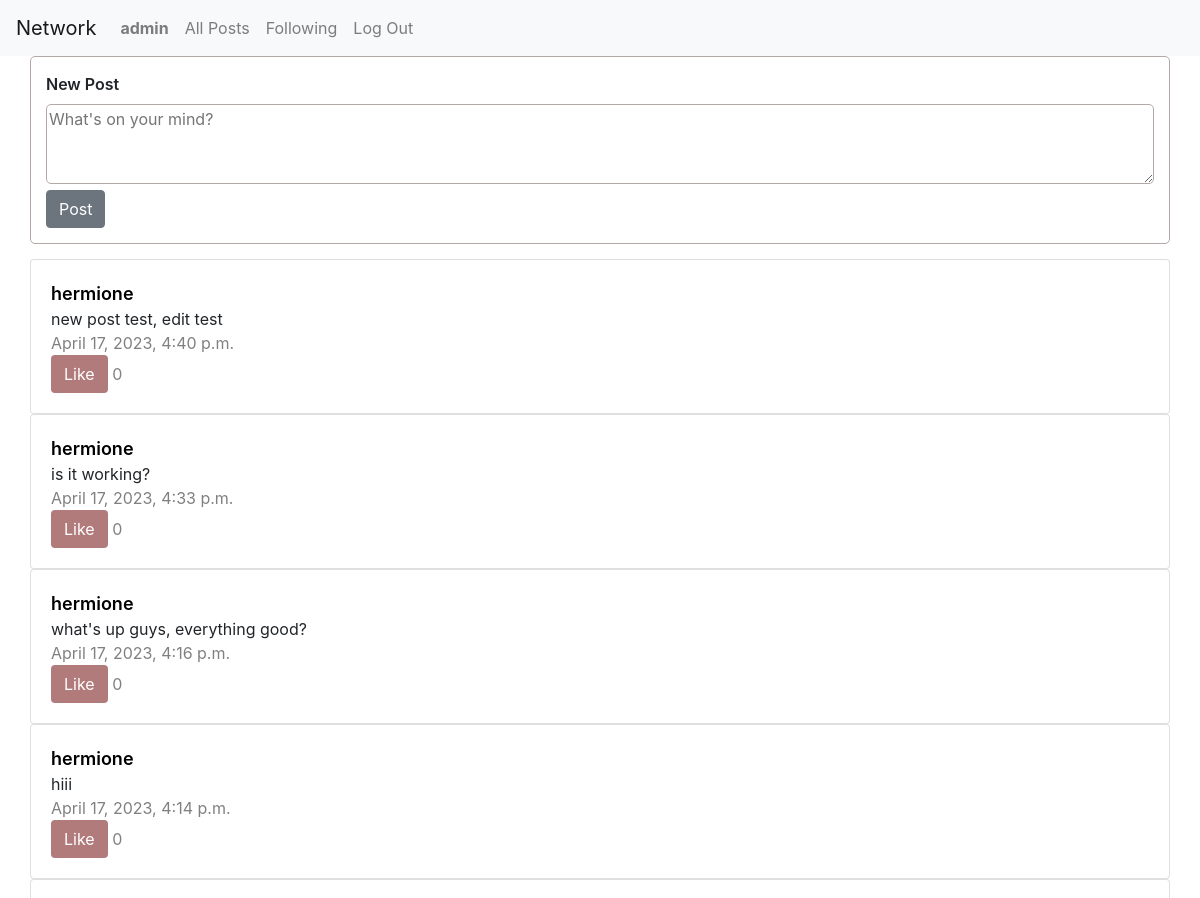
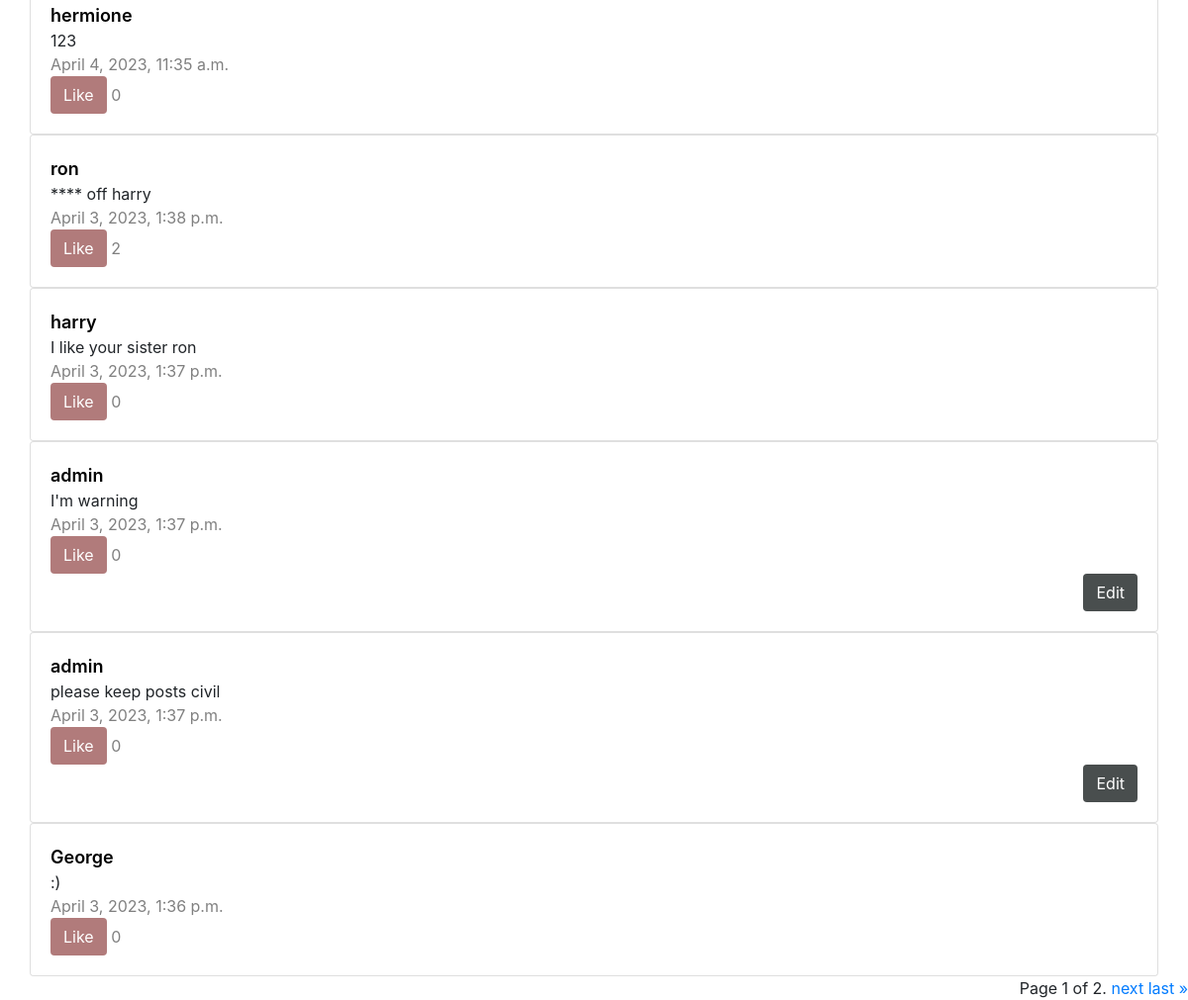
Screenshot of / (signed in) with the database file from the repository (2 pictures, top to bottom).
### network/models.py (models this page shows, shortened)
class User(AbstractUser):
    follower_users = models.ManyToManyField("self",blank=True, symmetrical= False, related_name="follower")
    following_users = models.ManyToManyField("self",blank=True, symmetrical= False, related_name="following")
    def __str__(self):
        return f"{self.username}"

class Post(models.Model):
    creator = models.ForeignKey(User, on_delete=models.CASCADE, blank=True, null=True, related_name="creator")
    content = models.CharField(max_length=128, null=True)
    timestamp = models.DateTimeField(default=timezone.now)
    likes = models.ManyToManyField(User, blank=True, related_name="likes")

### network/views.py (the view)
# urls.py: path("", views.index, name="index"),
def index(request):
    user = request.user
    post_list = Post.objects.all().order_by('-timestamp')
    paginator = Paginator(post_list, 10)
    page_number = request.GET.get('page')
    page_obj = paginator.get_page(page_number)
    return render(request, "network/index.html",{
       "posts": page_obj,
       "user": user,
    })

### network/templates/network/index.html (shortened to what this page needs)
{% extends "network/layout.html" %} {% load static %} {% block body %}
{% if user.is_authenticated %}
<form id="newpostForm" method="POST" , action="{% url 'newPost' %}">
	<div class="new-post-outer">
		<div class="new-post-inner">
			<label>New Post</label>
			<br />
			<textarea id="textareaContent" placeholder="What's on your mind?" name="postContent"></textarea>
			<br />
			<button type="submit" class="btn btn-secondary">Post</button>
		</div>
	</div>
</form>
{% endif %}
{% for post in posts %}
<div class="row">
	<div class="col">
		<div class="card">
			<div class="card-body">
				<div class="post" data-postid="{{post.id}}">
					<a class="card-title" href="{% url 'viewProfile' id=post.creator.id %}">{{post.creator}}</a>
					<br />
					<a class="content">{{post.content}}</a>
					<br />
					<a class="timestamp">{{post.timestamp}}</a>
					<br />
					{% if user.is_authenticated %}
					{% if user in post.likes.all %}
					<button style="background-color: #bd2121" class="likePost" data-likecount="{{post.likes.count}}" data-user="{{request.user}}" data-postid="{{post.id}}" type="submit">Dislike</button>
					<a class="likes">{{post.likes.count}}</a>
					{% else %}
					<button style="background-color: #b17b7b" class="likePost" data-likecount="{{post.likes.count}}" data-user="{{request.user}}" data-postid="{{post.id}}" type="submit">Like</button>
					<a class="likes">{{post.likes.count}}</a>
					{% endif %}
					{% endif %}
				</div>
				{% if post.creator == user %}
				<button class="editButton" data-postid="{{post.id}}" data-postcontent="{{post.content}}" type="submit">Edit</button>
				{% endif %}
			</div>
		</div>
	</div>
</div>
{% endfor %}
<div class="pagination">
	<span class="step-links">
		<span class="current"> Page {{ posts.number }} of {{ posts.paginator.num_pages }}. </span>
		{% if posts.has_next %}
		<a href="?page={{ posts.next_page_number }}">next</a>
		<a href="?page={{ posts.paginator.num_pages }}">last &raquo;</a>
		{% endif %}
	</span>
</div>
{% endblock %}

### network/templates/network/layout.html (shortened to what this page needs)
{% load static %}
<!DOCTYPE html>
<html lang="en">
    <head>
        <link rel="stylesheet" href="https://stackpath.bootstrapcdn.com/bootstrap/4.4.1/css/bootstrap.min.css">
        <link href="{% static 'network/styles.css' %}" rel="stylesheet">
    </head>
    <body>
        <nav class="navbar navbar-expand-lg navbar-light bg-light">
            <a class="navbar-brand" href="#">Network</a>
            <div>
              <ul class="navbar-nav mr-auto">
                {% if user.is_authenticated %}
                    <li class="nav-item">
                        <a class="nav-link" href="#"><strong>{{ user.username }}</strong></a>
                    </li>
                {% endif %}
                <li class="nav-item">
                  <a class="nav-link" href="{% url 'index' %}">All Posts</a>
                </li>
                {% if user.is_authenticated %}
                    <li class="nav-item">
                        <a class="nav-link" href="{% url 'following' %}">Following</a>
                    </li>
                    <li class="nav-item">
                        <a class="nav-link" href="{% url 'logout' %}">Log Out</a>
                    </li>
                {% endif %}
              </ul>
            </div>
          </nav>
        <div class="body">
            {% block body %}
            {% endblock %}
        </div>
    </body>
</html>

### network/static/network/styles.css (style rules this page uses)
.new-post-outer { margin: auto; margin-bottom: 15px; padding: 15px; border-radius: 5px; height: 10em auto; width: 95%; border: 1px solid rgb(182, 167, 167); font-weight: 600; }
.row { margin: auto; border-radius: 5px; height: auto; width: 95%; }
.col { padding: 0; }
textarea { width: 100%; height: 5em; border-radius: 5px; border: 1px solid rgb(182, 167, 167); }
.card-title { font-weight: 600; font-size: large; color: black; }
.post > .timestamp { color: grey; }
.post > .likes { color: grey; }
.editButton { float: right; font-weight: 400; color: #ffffff; background-color: #494e4e; border: 1px solid transparent; padding: 0.375rem 0.75rem; font-size: 1rem; border-radius: 0.25rem; }
.likePost { font-weight: 400; color: #ffffff; background-color: #b17b7b; border: 1px solid transparent; padding: 0.375rem 0.75rem; font-size: 1rem; border-radius: 0.25rem; }
.pagination { float: right; }

### rows the page displays
User: username "admin"
Post: creator "hermione", content "new post test, edit test", timestamp "April 17, 2023, 4:40 p.m.", likes.count "0"
Post: creator "hermione", content "is it working?", timestamp "April 17, 2023, 4:33 p.m.", likes.count "0"
Post: creator "hermione", content "what's up guys, everything good?", timestamp "April 17, 2023, 4:16 p.m.", likes.count "0"
Post: creator "hermione", content "hiii", timestamp "April 17, 2023, 4:14 p.m.", likes.count "0"
Post: creator "hermione", content "123", timestamp "April 4, 2023, 11:35 a.m.", likes.count "0"
Post: creator "ron", content "**** off harry", timestamp "April 3, 2023, 1:38 p.m.", likes.count "2"
Post: creator "harry", content "I like your sister ron", timestamp "April 3, 2023, 1:37 p.m.", likes.count "0"
Post: creator "admin", content "I'm warning", timestamp "April 3, 2023, 1:37 p.m.", likes.count "0"
Post: creator "admin", content "please keep posts civil", timestamp "April 3, 2023, 1:37 p.m.", likes.count "0"
Post: creator "George", content ":)", timestamp "April 3, 2023, 1:36 p.m.", likes.count "0"

### other values shown
{{ posts.number }} "1"
{{ posts.paginator.num_pages }} "2"
